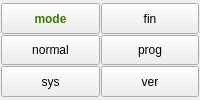
         <widget class="QFrame" name="groupMode">
          <property name="sizePolicy">
           <sizepolicy hsizetype="Preferred" vsizetype="Expanding">
            <horstretch>0</horstretch>
            <verstretch>0</verstretch>
           </sizepolicy>
          </property>
          <property name="font">
           <font>
            <weight>50</weight>
            <bold>false</bold>
           </font>
          </property>
          <layout class="QGridLayout" name="gridLayout_13">
           <property name="leftMargin">
            <number>1</number>
           </property>
           <property name="topMargin">
            <number>3</number>
           </property>
           <property name="rightMargin">
            <number>1</number>
           </property>
           <property name="bottomMargin">
            <number>3</number>
           </property>
           <property name="spacing">
            <number>1</number>
           </property>
           <item row="1" column="1">
            <layout class="QGridLayout" name="gridLayout_12">
             <item row="1" column="0">
              <widget class="QToolButton" name="btnNormal">
               <property name="sizePolicy">
                <sizepolicy hsizetype="Expanding" vsizetype="Expanding">
                 <horstretch>0</horstretch>
                 <verstretch>0</verstretch>
                </sizepolicy>
               </property>
               <property name="font">
                <font>
                 <weight>50</weight>
                 <bold>false</bold>
                </font>
               </property>
               <property name="focusPolicy">
                <enum>Qt::NoFocus</enum>
               </property>
               <property name="text">
                <string>normal</string>
               </property>
              </widget>
             </item>
             <item row="0" column="1">
              <widget class="QToolButton" name="btnFin">
               <property name="sizePolicy">
                <sizepolicy hsizetype="Expanding" vsizetype="Expanding">
                 <horstretch>0</horstretch>
                 <verstretch>0</verstretch>
                </sizepolicy>
               </property>
               <property name="font">
                <font>
                 <weight>50</weight>
                 <bold>false</bold>
                </font>
               </property>
               <property name="focusPolicy">
                <enum>Qt::NoFocus</enum>
               </property>
               <property name="text">
                <string>fin</string>
               </property>
              </widget>
             </item>
             <item row="0" column="0">
              <widget class="QToolButton" name="btnMode">
               <property name="sizePolicy">
                <sizepolicy hsizetype="Expanding" vsizetype="Expanding">
                 <horstretch>0</horstretch>
                 <verstretch>0</verstretch>
                </sizepolicy>
               </property>
               <property name="font">
                <font>
                 <weight>75</weight>
                 <bold>true</bold>
                </font>
               </property>
               <property name="focusPolicy">
                <enum>Qt::NoFocus</enum>
               </property>
               <property name="styleSheet">
                <string notr="true">color: rgb(61, 122, 0);</string>
               </property>
               <property name="text">
                <string>mode</string>
               </property>
              </widget>
             </item>
             <item row="1" column="1">
              <widget class="QToolButton" name="btnProg">
               <property name="sizePolicy">
                <sizepolicy hsizetype="Expanding" vsizetype="Expanding">
                 <horstretch>0</horstretch>
                 <verstretch>0</verstretch>
                </sizepolicy>
               </property>
               <property name="font">
                <font>
                 <weight>50</weight>
                 <bold>false</bold>
                </font>
               </property>
               <property name="focusPolicy">
                <enum>Qt::NoFocus</enum>
               </property>
               <property name="text">
                <string>prog</string>
               </property>
              </widget>
             </item>
             <item row="2" column="0">
              <widget class="QToolButton" name="btnSys">
               <property name="sizePolicy">
                <sizepolicy hsizetype="Expanding" vsizetype="Expanding">
                 <horstretch>0</horstretch>
                 <verstretch>0</verstretch>
                </sizepolicy>
               </property>
               <property name="text">
                <string>sys</string>
               </property>
              </widget>
             </item>
             <item row="2" column="1">
              <widget class="QToolButton" name="btnVer">
               <property name="sizePolicy">
                <sizepolicy hsizetype="Expanding" vsizetype="Expanding">
                 <horstretch>0</horstretch>
                 <verstretch>0</verstretch>
                </sizepolicy>
               </property>
               <property name="text">
                <string>ver</string>
               </property>
              </widget>
             </item>
            </layout>
           </item>
          </layout>
         </widget>
